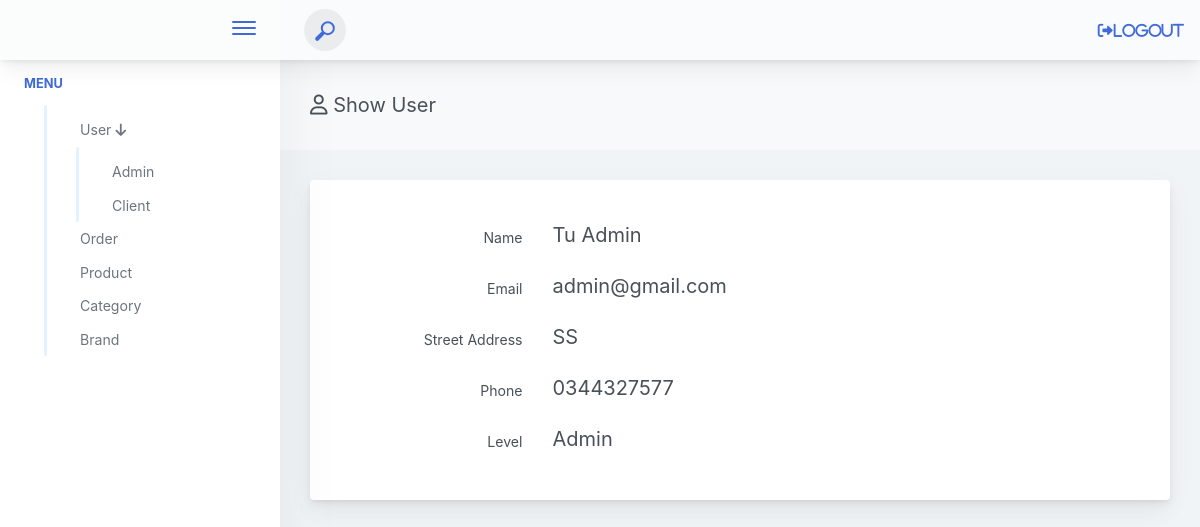
Page /admin/?act=show-user&id_user=14 (signed in) on the committed database.
### tables this page shows
CREATE TABLE `user` (
  `id` int(11) NOT NULL,
  `fullname` varchar(50) DEFAULT NULL,
  `email` varchar(150) DEFAULT NULL,
  `phone_number` varchar(20) DEFAULT NULL,
  `address` varchar(255) DEFAULT NULL,
  `password` text DEFAULT NULL,
  `role_id` int(11) DEFAULT NULL,
  `created_at` datetime DEFAULT NULL,
  `updated_at` datetime DEFAULT NULL
);

### admin/index.php (called while the page is built, shortened)
<?php
require_once '../commons/function.php';
require_once './controllers/AdminUserController.php';
require_once './model/AdminUser.php';
$act = $_GET['act'] ?? '/';
match ($act) {
    'user' => (new AdminUserController())->user(),
    'form-add-user' => (new AdminUserController())->formAddUser(),
    'add-user' => (new AdminUserController())->postAddUser(),
    'form-edit-user' => (new AdminUserController())->formEditUser(),
    'edit-user' => (new AdminUserController())->postEditUser(),
    'delete-user' => (new AdminUserController())->deleteUser(),
    'show-user' => (new AdminUserController())->showUser(),
    'reset-password' => (new AdminUserController())->resetPassword(),
    'client' => (new AdminUserController())->client(),
    'form-edit-client' => (new AdminUserController())->formEditClient(),
    'edit-client' => (new AdminUserController())->postEditClient(),
    'show-client' => (new AdminUserController())->showClient(),
    'login-admin' => (new AdminUserController())->formLogin(),
    'check-login-admin' => (new AdminUserController())->login(),
    'logout-admin' => (new AdminUserController())->Logout(),
    'product' => (new AdminProductController())->product(),
    'form-add-product' => (new AdminProductController())->formAddProduct(),
    'add-product' => (new AdminProductController())->postAddProduct(),
    'delete-product' => (new AdminProductController())->deleteProduct(),
    'show-product' => (new AdminProductController())->showProduct(),
    'edit-product' => (new AdminProductController())->postEditProduct(),
    'form-edit-product' => (new AdminProductController())->formEditProduct(),
    'category' => (new AdminCategoryController())->listCategory(),
    'form-add-category' => (new AdminCategoryController())->formAddCategory(),
    'add-category' => (new AdminCategoryController())->postAddCategory(),
    'form-edit-category' => (new AdminCategoryController())->formEditCategory(),
    'edit-category' => (new AdminCategoryController())->postEditCategory(),
    'delete-category' => (new AdminCategoryController())->deleteCategory(),
    'order' => (new AdminOrderController())->order(),
    'delete-order' => (new AdminOrderController())->deleteOrder(),
    'show-order' => (new AdminOrderController())->showOrder(),
    'edit-order' => (new AdminOrderController())->postEditOrder(),
    'form-edit-order' => (new AdminOrderController())->formEditOrder(),
};

### commons/function.php (called while the page is built, shortened)
<?php
function connectDB()
{
    $host = DB_HOST;
    $port = DB_PORT;
    $dbname = DB_NAME;
    try {
        $conn = new PDO("mysql:host=$host;port=$port;dbname=$dbname", DB_USERNAME, DB_PASSWORD);
        $conn->setAttribute(PDO::ATTR_ERRMODE, PDO::ERRMODE_EXCEPTION);
        $conn->setAttribute(PDO::ATTR_DEFAULT_FETCH_MODE, PDO::FETCH_ASSOC);
        return $conn;
    } catch (PDOException $e) {
        echo ("Connection failed: " . $e->getMessage());
    }
}

### admin/model/AdminUser.php (called while the page is built, shortened)
<?php
class AdminUser
{
   public $conn;
   public function __construct()
   {
      $this->conn = connectDB();
   }
   public function getUser($id)
   {
      try {
         $sql = 'SELECT * FROM user WHERE id = :id';
         $stmt = $this->conn->prepare($sql);
         $stmt->execute([
            ':id' => $id
         ]);
         return $stmt->fetch();
      } catch (\Exception $e) {
         echo "Lỗi" . $e->getMessage();
      }
   }
}

### admin/views/danhmuc/showUser.php (the view, shortened to what this page needs)
<?php include './views/layout/header.php' ?>
<?php include './views/layout/sidebar.php' ?>
<div class="app-main__outer">
    <div class="app-main__inner">
        <div class="app-page-title">
            <div class="page-title-wrapper">
                <div class="page-title-heading">
                    <div>
                        <i class="fa-regular fa-user"></i>
                        Show User
                    </div>
                </div>
            </div>
        </div>
        <div class="row">
            <div class="col-md-12">
                <div class="main-card mb-3 card">
                    <div class="card-body">
                        <form action="<?= BASE_URL_ADMIN . '?act=show-user' ?>" method="POST">
                            <div class="card-body display_data">
                                <div class="position-relative row form-group">
                                    <label for="name" class="col-md-3 text-md-right col-form-label">
                                        Name
                                    </label>
                                    <div class="col-md-9 col-xl-8">
                                        <p><?= $user['fullname'] ?></p>
                                    </div>
                                </div>
                                <div class="position-relative row form-group">
                                    <label for="email" class="col-md-3 text-md-right col-form-label">Email</label>
                                    <div class="col-md-9 col-xl-8">
                                        <p><?= $user['email'] ?></p>
                                    </div>
                                </div>
                                <div class="position-relative row form-group">
                                    <label for="street_address" class="col-md-3 text-md-right col-form-label">
                                        Street Address</label>
                                    <div class="col-md-9 col-xl-8">
                                        <p><?= $user['address'] ?></p>
                                    </div>
                                </div>
                                <div class="position-relative row form-group">
                                    <label for="phone" class="col-md-3 text-md-right col-form-label">Phone</label>
                                    <div class="col-md-9 col-xl-8">
                                        <p><?= $user['phone_number'] ?></p>
                                    </div>
                                </div>
                                <div class="position-relative row form-group">
                                    <label for="level" class="col-md-3 text-md-right col-form-label">Level</label>
                                    <div class="col-md-9 col-xl-8">
                                        <p required name="role_id" id="role_id">
                                            <?php
                                            if ($user['role_id'] == 1) {
                                                echo ('Admin');
                                            } else {
                                                echo ('Client');
                                            }
                                            ?>
                                        </p>
                                    </div>
                                </div>
                            </div>
                        </form>
                    </div>
                </div>
            </div>
        </div>
    </div>
</div>
</div>
</div>
</body>
</html>

### admin/assets/my_style.css (style rules this page uses)
.display_data p { font-size: 20px; margin-bottom: 0; }
.display_data .form-group:last-child { margin-bottom: 0; }

### rows in the picture
user: fullname "Tu Admin", email "admin@gmail.com", address "SS", phone_number "0344327577"
